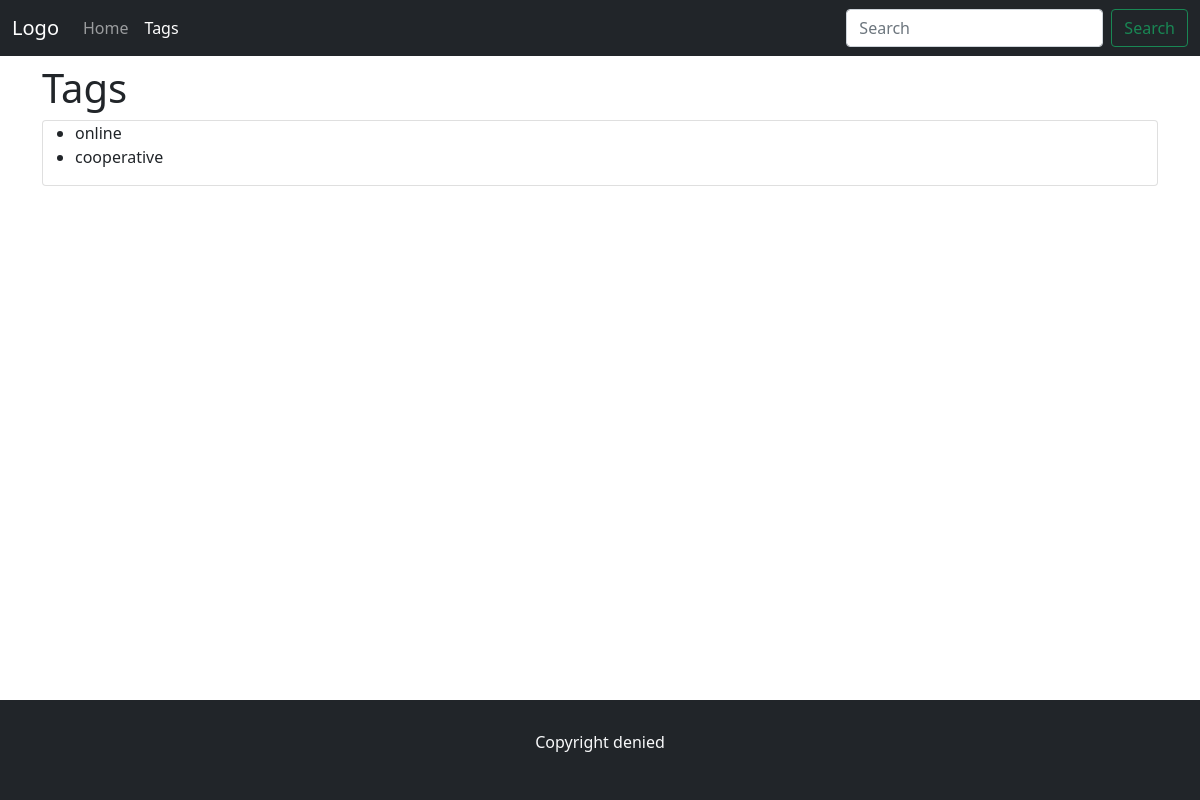
The page /tags/ on the database as committed earlier.
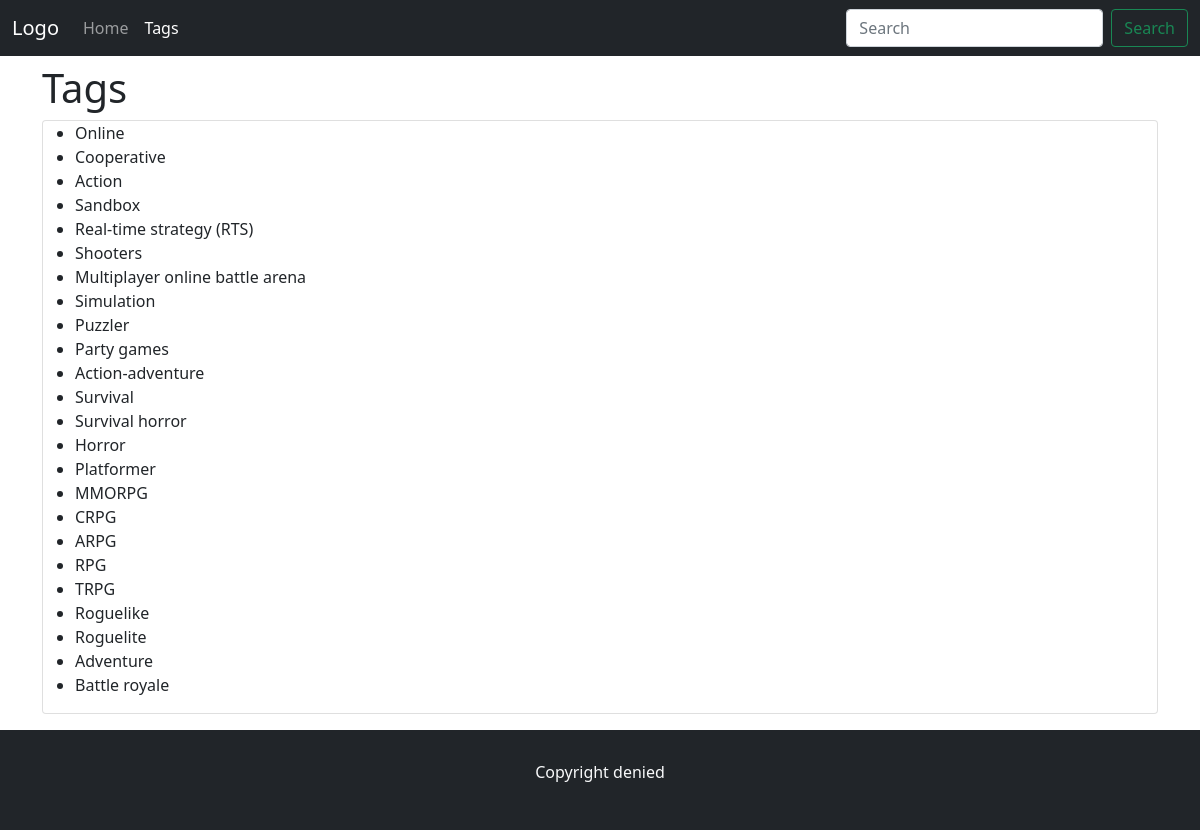
The same page on the database as committed later.
### blog/models.py (models this page shows, shortened)
class Tag(models.Model):
    title = models.CharField(max_length=50, db_index=True)
    slug = models.SlugField(max_length=150, unique=True)

### blog/views.py (the view)
# urls.py: path("tags/", tag_lists, name="tags_list_url"),
def tag_lists(request):
    tags = Tag.objects.all()
    return render(request, "blog/tag_list.html", context={"tags": tags})

### blog/templates/blog/tag_list.html (shortened to what this page needs)
{% extends 'blog/base_blog.html' %}
{% block content %}
    <h1>
        Tags
    </h1>
    <div class="card mb-3">
            <ul>
                {% for tag in tags %}
                <li>{{tag.title}}</li>
                {% endfor %}
            </ul>
        </div>
{% endblock %}

### blog/templates/blog/base_blog.html
{% extends "base.html" %}

### templates/base.html (shortened to what this page needs)
<!DOCTYPE html>
{% load static %}
<html lang="en">
<head>
    <link href="https://cdn.jsdelivr.net/npm/bootstrap@5.1.3/dist/css/bootstrap.min.css" rel="stylesheet"
>
</head>
<body class="min-vh-100 d-flex flex-column justify-content-between">
    <header class="fixed-top">
        <nav class="navbar navbar-expand-lg navbar-dark bg-dark">
            <div class="container-fluid">
                <a class="navbar-brand" href="#">Logo</a>
                <div class="collapse navbar-collapse" id="navbarSupportedContent">
                    <ul class="navbar-nav me-auto mb-2 mb-lg-0" id="menu">
                        <li class="nav-item">
                            <a class="nav-link" aria-current="page" href="{% url 'post_list_url' %}">Home</a>
                        </li>
                        <li class="nav-item">
                            <a class="nav-link" href="{% url 'tags_list_url' %}" >Tags</a>
                        </li>
                    </ul>
                    <form class="d-flex" action="{% url 'post_list_url' %}">
                        <input class="form-control me-2" type="search" placeholder="Search" aria-label="Search" name="search">
                        <button class="btn btn-outline-success" type="submit">Search</button>
                    </form>
                </div>
            </div>
        </nav>
    </header>
    <div class="container mt-5 pt-3">
        {% block content %}{% endblock %}
    </div>
    <footer style="min-height: 100px;" class="bg-dark d-flex justify-content-center align-items-center">
        <p class="text-light ">Copyright denied</p>
    </footer>
</body>
</html>

Rows that differ between the two databases and show on the page:
changed Tag: title "online" → "Online"
changed Tag: title "cooperative" → "Cooperative"
added Tag: title "Action"
added Tag: title "Sandbox"
added Tag: title "Real-time strategy (RTS)"
added Tag: title "Shooters"
added Tag: title "Multiplayer online battle arena"
added Tag: title "Simulation"
added Tag: title "Puzzler"
added Tag: title "Party games"
added Tag: title "Action-adventure"
added Tag: title "Survival"
added Tag: title "Survival horror"
added Tag: title "Horror"
added Tag: title "Platformer"
added Tag: title "MMORPG"
added Tag: title "CRPG"
added Tag: title "ARPG"
added Tag: title "RPG"
added Tag: title "TRPG"
added Tag: title "Roguelike"
added Tag: title "Roguelite"
added Tag: title "Adventure"
added Tag: title "Battle royale"
